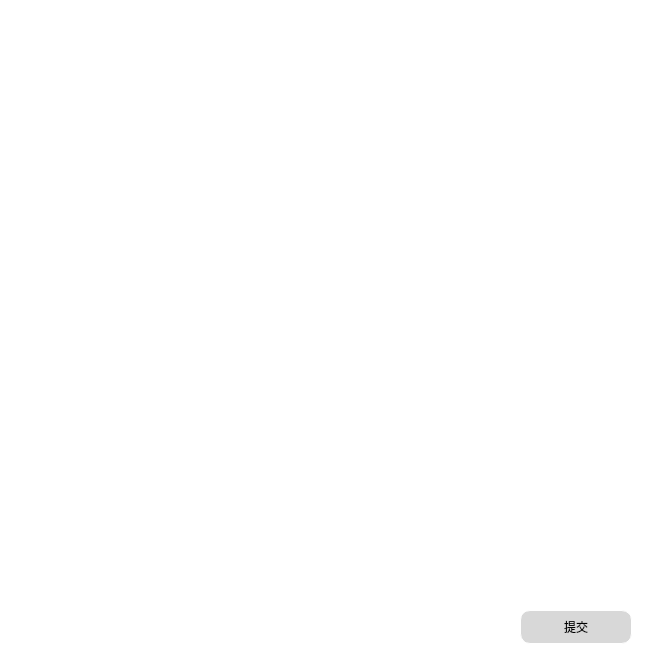
<?xml version="1.0" encoding="UTF-8"?>
<ui version="4.0">
 <class>user_center</class>
 <widget class="QWidget" name="user_center">
  <property name="geometry">
   <rect>
    <x>0</x>
    <y>0</y>
    <width>650</width>
    <height>650</height>
   </rect>
  </property>
  <property name="windowTitle">
   <string>Form</string>
  </property>
  <property name="styleSheet">
   <string notr="true">background-color: rgb(255, 255, 255);</string>
  </property>
  <widget class="QListView" name="listView">
   <property name="geometry">
    <rect>
     <x>89</x>
     <y>70</y>
     <width>431</width>
     <height>530</height>
    </rect>
   </property>
   <property name="styleSheet">
    <string notr="true">border:none;</string>
   </property>
  </widget>
  <widget class="QLabel" name="orderLogo">
   <property name="geometry">
    <rect>
     <x>200</x>
     <y>0</y>
     <width>200</width>
     <height>70</height>
    </rect>
   </property>
   <property name="styleSheet">
    <string notr="true">background-image: url(:/new/Pic_/Picture/user_center.png);</string>
   </property>
   <property name="text">
    <string/>
   </property>
  </widget>
  <widget class="QPushButton" name="returnBtn">
   <property name="geometry">
    <rect>
     <x>0</x>
     <y>0</y>
     <width>51</width>
     <height>51</height>
    </rect>
   </property>
   <property name="styleSheet">
    <string notr="true">QPushButton
{

border-radius:25px;
background-image: ;
	background-image: url(:/new/Pic_/Picture/quit.png);
background-repeat: no-repeat;
background-position: center;
background-color: rgb(255, 255, 255);
}
                     
</string>
   </property>
   <property name="text">
    <string/>
   </property>
   <property name="checkable">
    <bool>true</bool>
   </property>
  </widget>
  <widget class="QPushButton" name="payBtn">
   <property name="geometry">
    <rect>
     <x>520</x>
     <y>610</y>
     <width>112</width>
     <height>34</height>
    </rect>
   </property>
   <property name="styleSheet">
    <string notr="true">QPushButton:hover
{
	;
	
	background-color: rgba(255, 164, 119, 200);
}
QPushButton{
background-color: rgb(216, 216, 216);
border: 1px solid rgb(255,255,255);
border-radius:10px;
}</string>
   </property>
   <property name="text">
    <string>提交</string>
   </property>
  </widget>
 </widget>
 <resources/>
 <connections/>
</ui>
